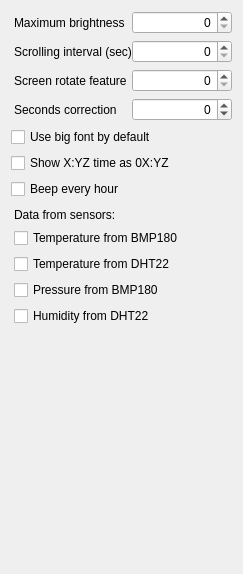
      <widget class="QWidget" name="tabParams">
       <attribute name="title">
        <string>Parameters</string>
       </attribute>
       <layout class="QVBoxLayout" name="verticalLayout">
        <item>
         <widget class="QWidget" name="wgtBrmax" native="true">
          <layout class="QHBoxLayout" name="horizontalLayout_22" stretch="1,0">
           <property name="spacing">
            <number>0</number>
           </property>
           <property name="leftMargin">
            <number>3</number>
           </property>
           <property name="topMargin">
            <number>0</number>
           </property>
           <property name="rightMargin">
            <number>0</number>
           </property>
           <property name="bottomMargin">
            <number>0</number>
           </property>
           <item>
            <widget class="QLabel" name="lblBrmax">
             <property name="text">
              <string>Maximum brightness</string>
             </property>
            </widget>
           </item>
           <item>
            <widget class="QSpinBox" name="sbxBrmax">
             <property name="minimumSize">
              <size>
               <width>100</width>
               <height>0</height>
              </size>
             </property>
             <property name="alignment">
              <set>Qt::AlignRight|Qt::AlignTrailing|Qt::AlignVCenter</set>
             </property>
             <property name="maximum">
              <number>15</number>
             </property>
            </widget>
           </item>
          </layout>
         </widget>
        </item>
        <item>
         <widget class="QWidget" name="wgtScroll" native="true">
          <layout class="QHBoxLayout" name="horizontalLayout_24" stretch="1,0">
           <property name="spacing">
            <number>0</number>
           </property>
           <property name="leftMargin">
            <number>3</number>
           </property>
           <property name="topMargin">
            <number>0</number>
           </property>
           <property name="rightMargin">
            <number>0</number>
           </property>
           <property name="bottomMargin">
            <number>0</number>
           </property>
           <item>
            <widget class="QLabel" name="lblScroll">
             <property name="text">
              <string>Scrolling interval (sec)</string>
             </property>
            </widget>
           </item>
           <item>
            <widget class="QSpinBox" name="sbxScroll">
             <property name="minimumSize">
              <size>
               <width>100</width>
               <height>0</height>
              </size>
             </property>
             <property name="alignment">
              <set>Qt::AlignRight|Qt::AlignTrailing|Qt::AlignVCenter</set>
             </property>
             <property name="maximum">
              <number>255</number>
             </property>
            </widget>
           </item>
          </layout>
         </widget>
        </item>
        <item>
         <widget class="QWidget" name="wgtRotate" native="true">
          <layout class="QHBoxLayout" name="horizontalLayout_27" stretch="1,0">
           <property name="spacing">
            <number>0</number>
           </property>
           <property name="leftMargin">
            <number>3</number>
           </property>
           <property name="topMargin">
            <number>0</number>
           </property>
           <property name="rightMargin">
            <number>0</number>
           </property>
           <property name="bottomMargin">
            <number>0</number>
           </property>
           <item>
            <widget class="QLabel" name="lblRotate">
             <property name="text">
              <string>Screen rotate feature</string>
             </property>
            </widget>
           </item>
           <item>
            <widget class="QSpinBox" name="sbxRotate">
             <property name="minimumSize">
              <size>
               <width>100</width>
               <height>0</height>
              </size>
             </property>
             <property name="alignment">
              <set>Qt::AlignRight|Qt::AlignTrailing|Qt::AlignVCenter</set>
             </property>
             <property name="maximum">
              <number>15</number>
             </property>
            </widget>
           </item>
          </layout>
         </widget>
        </item>
        <item>
         <widget class="QWidget" name="wgtCorrection" native="true">
          <layout class="QHBoxLayout" name="horizontalLayout_28" stretch="1,0">
           <property name="spacing">
            <number>0</number>
           </property>
           <property name="leftMargin">
            <number>3</number>
           </property>
           <property name="topMargin">
            <number>0</number>
           </property>
           <property name="rightMargin">
            <number>0</number>
           </property>
           <property name="bottomMargin">
            <number>0</number>
           </property>
           <item>
            <widget class="QLabel" name="lblCorrection">
             <property name="text">
              <string>Seconds correction</string>
             </property>
            </widget>
           </item>
           <item>
            <widget class="QSpinBox" name="sbxCorrection">
             <property name="minimumSize">
              <size>
               <width>100</width>
               <height>0</height>
              </size>
             </property>
             <property name="alignment">
              <set>Qt::AlignRight|Qt::AlignTrailing|Qt::AlignVCenter</set>
             </property>
             <property name="minimum">
              <number>-50</number>
             </property>
             <property name="maximum">
              <number>50</number>
             </property>
            </widget>
           </item>
          </layout>
         </widget>
        </item>
        <item>
         <widget class="QCheckBox" name="cbxFontsize">
          <property name="text">
           <string>Use big font by default</string>
          </property>
         </widget>
        </item>
        <item>
         <widget class="QCheckBox" name="cbxHourzero">
          <property name="text">
           <string>Show X:YZ time as 0X:YZ</string>
          </property>
         </widget>
        </item>
        <item>
         <widget class="QCheckBox" name="cbxHoursignal">
          <property name="text">
           <string>Beep every hour</string>
          </property>
         </widget>
        </item>
        <item>
         <widget class="QWidget" name="widget" native="true">
          <layout class="QVBoxLayout" name="verticalLayout_2">
           <property name="spacing">
            <number>6</number>
           </property>
           <property name="leftMargin">
            <number>3</number>
           </property>
           <property name="topMargin">
            <number>3</number>
           </property>
           <property name="rightMargin">
            <number>6</number>
           </property>
           <property name="bottomMargin">
            <number>6</number>
           </property>
           <item>
            <widget class="QLabel" name="lblSensData">
             <property name="text">
              <string>Data from sensors:</string>
             </property>
            </widget>
           </item>
           <item>
            <widget class="QCheckBox" name="cbxBmpTemp">
             <property name="text">
              <string>Temperature from BMP180</string>
             </property>
            </widget>
           </item>
           <item>
            <widget class="QCheckBox" name="cbxDhtTemp">
             <property name="text">
              <string>Temperature from DHT22</string>
             </property>
            </widget>
           </item>
           <item>
            <widget class="QCheckBox" name="cbxBmpPres">
             <property name="text">
              <string>Pressure from BMP180</string>
             </property>
            </widget>
           </item>
           <item>
            <widget class="QCheckBox" name="cbxDhtHumi">
             <property name="text">
              <string>Humidity from DHT22</string>
             </property>
            </widget>
           </item>
          </layout>
         </widget>
        </item>
        <item>
         <spacer name="vspOther">
          <property name="orientation">
           <enum>Qt::Vertical</enum>
          </property>
          <property name="sizeHint" stdset="0">
           <size>
            <width>20</width>
            <height>231</height>
           </size>
          </property>
         </spacer>
        </item>
       </layout>
      </widget>
